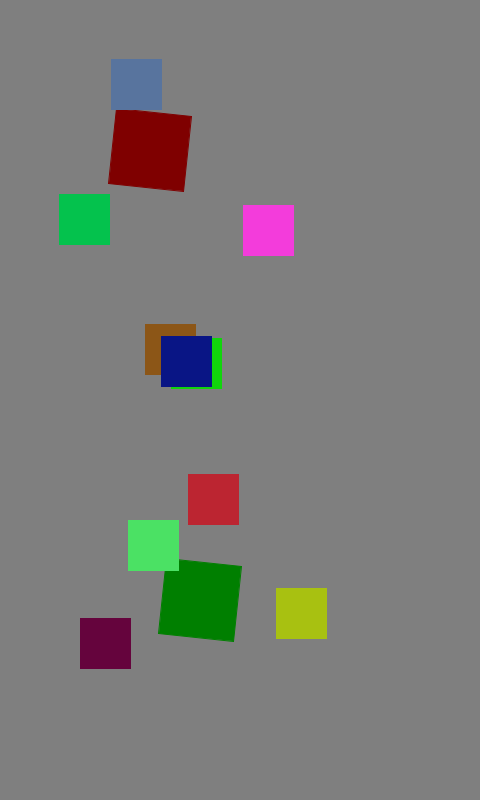
Frame 1 (no input)
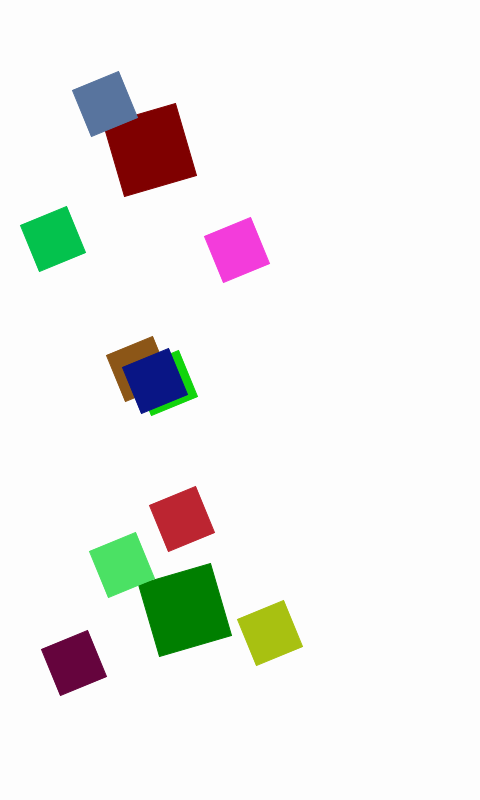
Frame 60 (the mouse pressed at the canvas centre just before this capture)
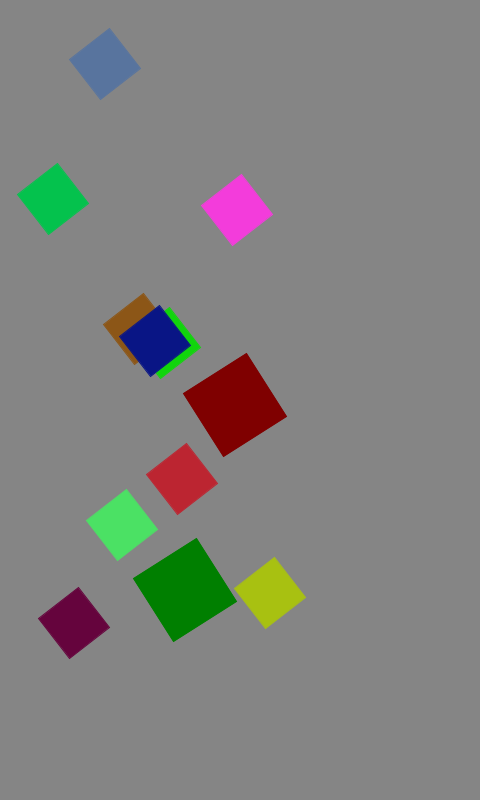
Frame 120 (the mouse held since frame 60 and released just before this capture)

The Processing sketch that drew these frames (run headless with seeded random() and noise(); from frame 60 on, the mouse is pressed at the canvas centre):

// Processing sketch: processing_16262
// ── processing_16262.pde

float boxRotation = 0;
float x = 0;
int moveSize = 16;
int tableSize = 8192;
int SR = 60;
int numBoxes = 10;

Box myBox;
Box myBox2;
Box[] boxes;
Sine mySine;
Sine sine2;
Sine colorSine;

void setup() {
  size(480,800);
  
  smooth();
  rectMode(CENTER);
  
  myBox = new Box(150, 150, 75, 75, color(127, 0, 0));
  myBox2 = new Box(200, 600, 75, 75, color(0, 127, 0));
  mySine = new Sine(1, 150);
  sine2 = new Sine(.5, 200);
  colorSine = new Sine(.25, 127);
  
  boxes = new Box[numBoxes];
  for(int i = 0; i < numBoxes; i++) {
    boxes[i] = new Box(int(random(300) + 75), int(random(600) + 75), 50, 50, color(int(random(256)), int(random(256)), int(random(256))));
  }
  
  frameRate(SR);
};

void draw() {
  background(color(127 + colorSine.output, 127 + colorSine.output, 127 + colorSine.output));
  myBox.bRotation += .1;
  if(myBox.bRotation > 2*PI) myBox.bRotation -= (2*PI);
  myBox2.bRotation = myBox.bRotation;
  
  mySine.process();
  sine2.process();
  colorSine.process();
  
  myBox2.x = myBox2.startingX + (int)mySine.output;
  myBox2.y = myBox2.startingY + (int)sine2.output;
  
  myBox.bDraw();
  myBox2.bDraw();
  if(myBox.moving) myBox.moveToPoint(mouseX, mouseY);
  
  for(int i = 0; i < numBoxes; i++) {
    boxes[i].bDraw();
    boxes[i].x = boxes[i].startingX + (int)mySine.output;
    boxes[i].y = boxes[i].startingY + (int)sine2.output;
    boxes[i].bRotation = myBox.bRotation;
  }
};

void mousePressed() {
  myBox.moving = true;
  myBox.movingStartFlag = false;
}


class Sine {
  float index;
  float increment;
  float freq;
  float amp;
  float[] table;
  float output;
  
  Sine(float tempFreq, float tempAmp) {
    freq = tempFreq;
    amp = tempAmp;
    index = 0;
    increment = freq * tableSize / SR;
    
    table = new float[tableSize];
    
    for(int i = 0; i < tableSize; i++) {
      table[i] = (sin(2*PI*i / (float)tableSize));
    }
  }
  
  void process() {
    output = table[(int)index] * amp;
    index += increment;
    if(index >= tableSize) index -= tableSize;
  }
};

class Box {
  int x;
  int y;
  int startingX;
  int startingY;
  int bWidth;
  int bHeight;
  float bRotation;
  color bColor;
  boolean moving;
  boolean movingStartFlag;
  float movingIncrementX;
  float movingIncrementY;
  int movingCounter;
  
  Box(int tempX, int tempY, int tempBWidth, int tempBHeight, color tempBColor) {
    bRotation = 0;
    moving = false;
    x = tempX;
    y = tempY;
    startingX = x;
    startingY = y;
    bWidth = tempBWidth;
    bHeight = tempBHeight;
    bColor = tempBColor;
    fill(bColor);
    stroke(bColor);
    rect(x, y, bWidth, bHeight);
  }
  
  void bDraw() {
    pushMatrix();
      translate(x, y);
      rotate(bRotation);
      fill(bColor);
      stroke(bColor);
      rect(0, 0, bWidth, bHeight);
    popMatrix();
  }
  
  void moveToPoint(int tempX, int tempY) {
    if(!movingStartFlag) {
      movingIncrementX = (float)((tempX - x) / moveSize);
      movingIncrementY = (float)((tempY - y) / moveSize);
      movingStartFlag = true;
      movingCounter = 0;
    }
    movingCounter++;
    if(movingCounter > moveSize) {
      moving = false;
      movingStartFlag = false;
    }
    x += movingIncrementX;
    y += movingIncrementY;
  }
};

                
                
